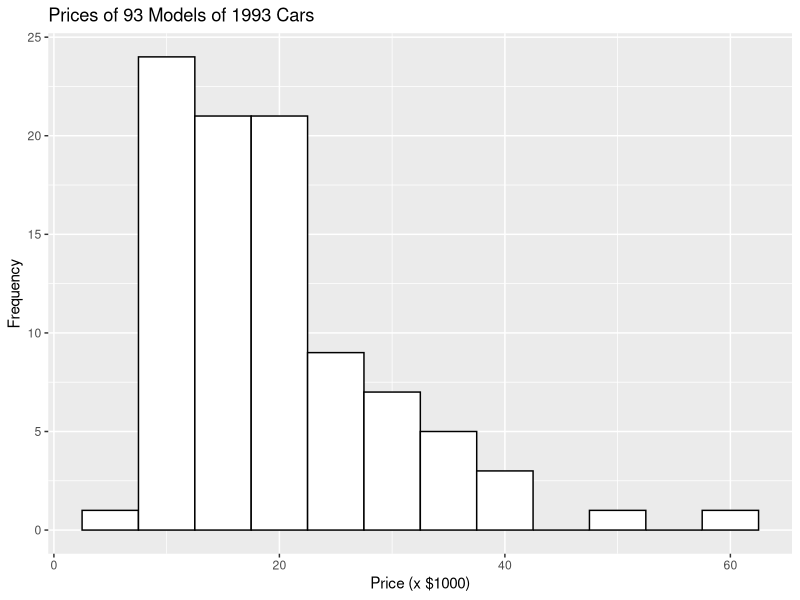
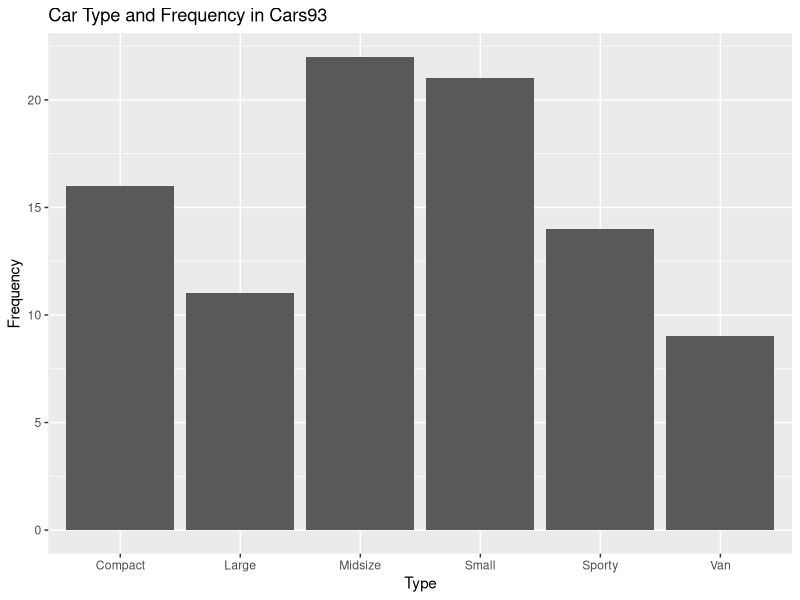
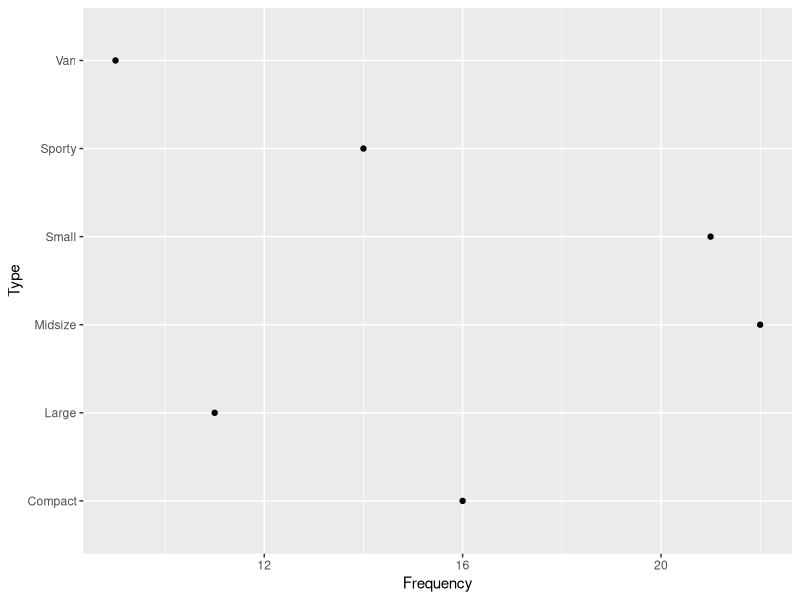
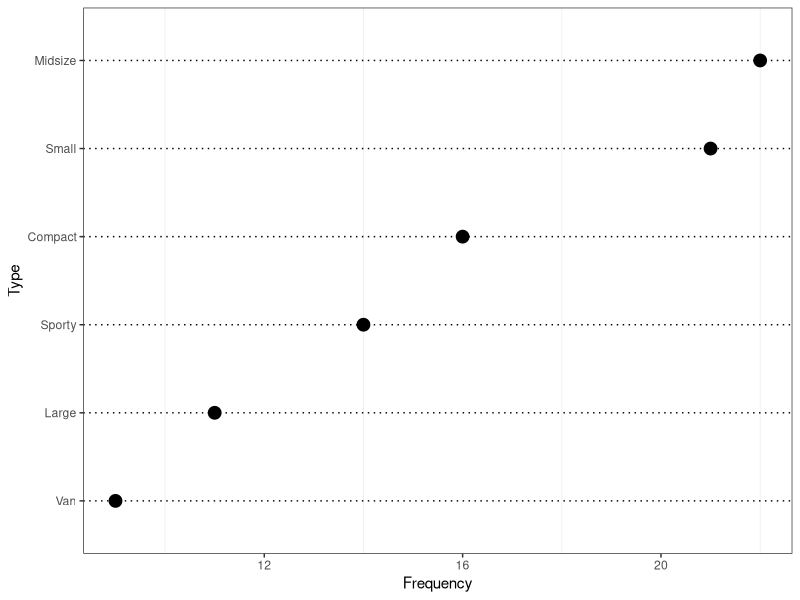
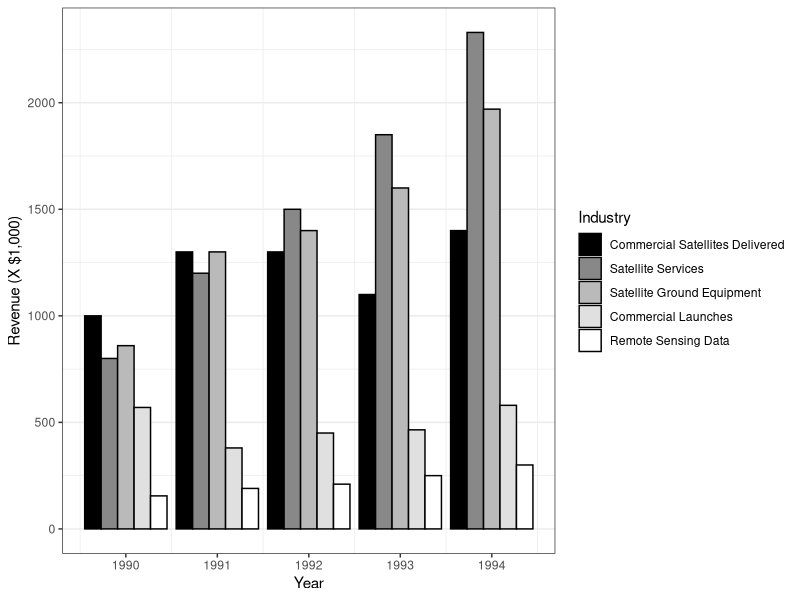
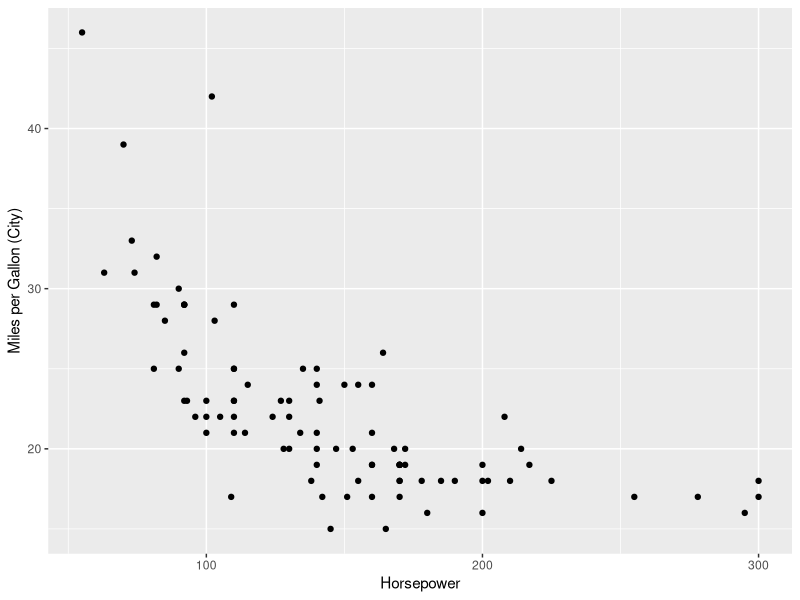
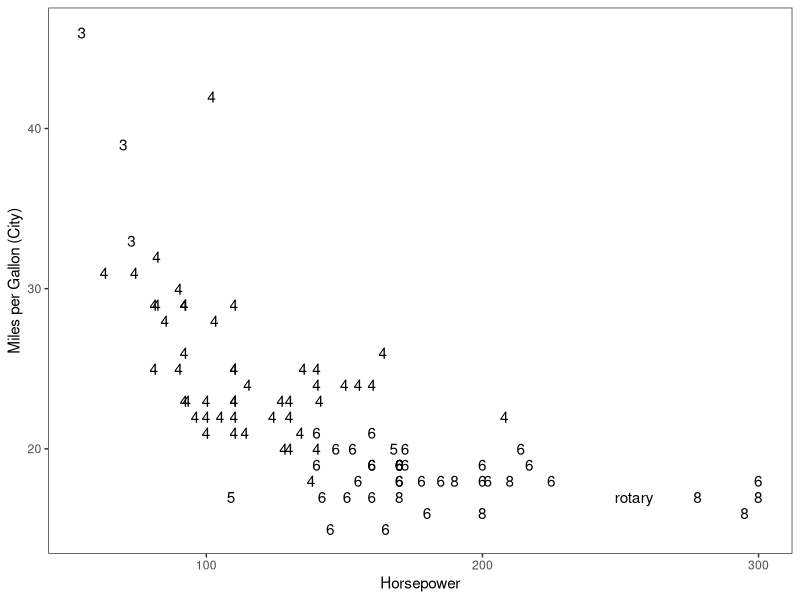
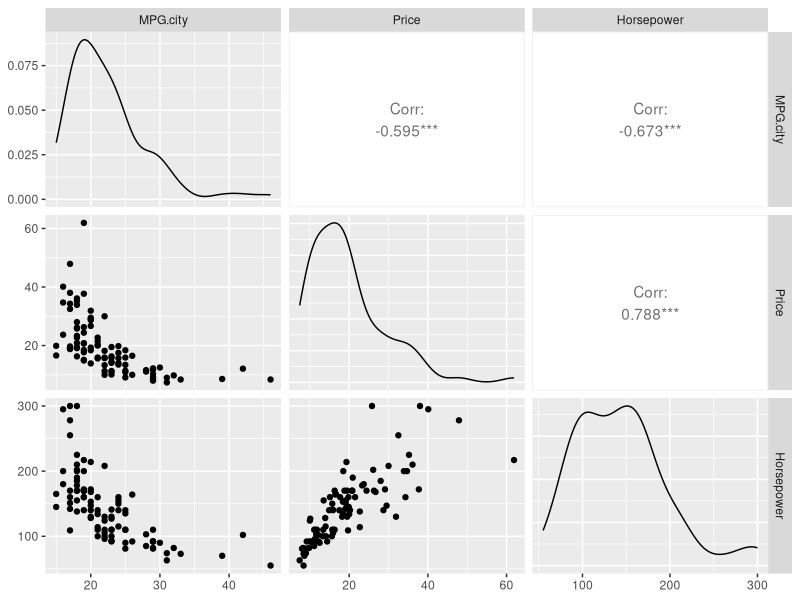

The R script that drew these images, in order:
## ---- chunk 1
# git config --global user.email "madhuvasudevan@yahoo.com"
# git config --global user.name "Madhu Vasudevan"

knitr::opts_chunk$set(echo = TRUE, comment = NA)
## ---- chunk 2
library(ggplot2)
library(MASS)
library(reshape2)
library(GGally)
## ---- chunk 3
ggplot(Cars93, aes(x=Price)) +
#  geom_histogram()
  geom_histogram(binwidth=5, color = "black", fill = "white") +
  labs(x = "Price (x $1000)", y="Frequency",
      title="Prices of 93 Models of 1993 Cars")
## ---- chunk 4
ggplot(Cars93, aes(x=Type))+
geom_bar() +
labs(y="Frequency", title="Car Type and Frequency in Cars93")
## ---- chunk 5
type.frame <- data.frame(table(Cars93$Type))
colnames(type.frame)<- c("Type","Frequency")
type.frame
ggplot(type.frame, aes(x=Frequency,y= Type)) +
  geom_point()
## ---- chunk 6
ggplot(type.frame, aes(x=Frequency,y=reorder(Type,Frequency))) +
  geom_point(size = 4) +
  theme_bw() +
  theme(panel.grid.major.x=element_blank(),
    panel.grid.major.y=element_line(color = "black", linetype = "dotted")) +
  labs(y="Type")
## ---- chunk 7
rev.values <-
c(1000,1300,1300,1100,1400,
  800,1200,1500,1850,2330,
  860,1300,1400,1600,1970,
  570,380,450,465,580,
  155,190,210,250,300)
space.rev <- matrix(rev.values,nrow=5,byrow = TRUE)
colnames(space.rev) <-
   c("1990","1991","1992","1993","1994")
rownames(space.rev) <- 
  c("Commercial Satellites Delivered",
  "Satellite Services",
  "Satellite Ground Equipment",
  "Commercial Launches",
  "Remote Sensing Data")
space.rev
## ---- chunk 8
space.melt <- melt(space.rev)
head(space.melt)
colnames(space.melt) <- c("Industry","Year","Revenue")
head(space.melt)
## ---- chunk 9
ggplot(space.melt, aes(x=Year,y=Revenue,fill=Industry)) +
  geom_bar(stat = "identity", position = "dodge", color="black") +
  scale_fill_grey(start = 0,end = 1) +
  labs(y="Revenue (X $1,000)") +
  theme_bw() + 
  theme(panel.grid.major.x = element_blank())
## ---- chunk 10
ggplot(Cars93,aes(x=Horsepower,y=MPG.city)) +
  geom_point() +
  labs(y="Miles per Gallon (City)")
## ---- chunk 11
ggplot(Cars93, aes(x=Horsepower, y=MPG.city, label = Cylinders)) +
  geom_text() +
  labs(y="Miles per Gallon (City)") +
  theme_bw() +
  theme(panel.grid=element_blank())
## ---- chunk 12
cars.subset <- subset(Cars93, select = c(MPG.city,Price,Horsepower))
ggpairs(cars.subset)
## ---- chunk 13
ggplot(Cars93, aes(x=Cylinders, y= Horsepower)) +
  geom_boxplot() +
  geom_point() +
  geom_jitter()
